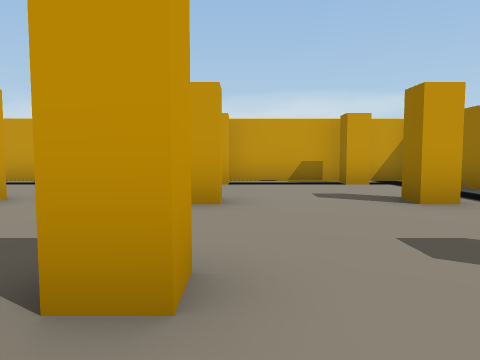
view 1 (above)

21 first-person views from a walk through a Unity game level. The camera is 1.2 m above the floor, tilts 4° down and sees 70° across. The floor is counted in squares, 2 m on a side. Each view is taken from the middle of a square. On the plan, view 1 faces up. The plan holds only what a view shows up to about 10 squares ahead; the rest is blank. The place goes on beyond the plan. Some animated figures are not drawn.

view 2
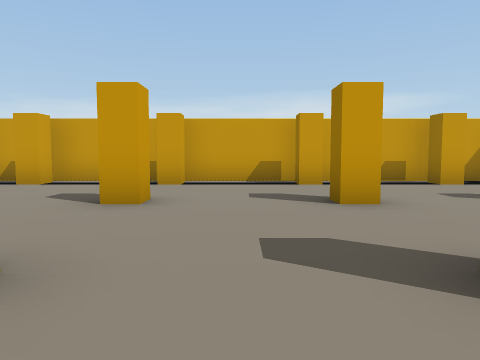

view 3
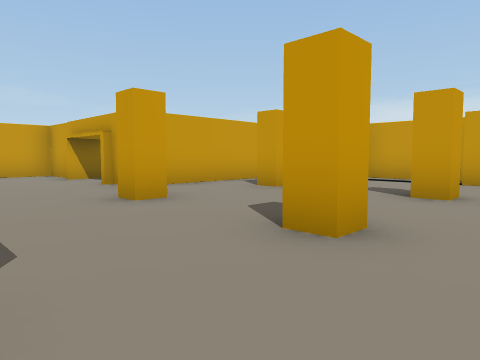

view 4
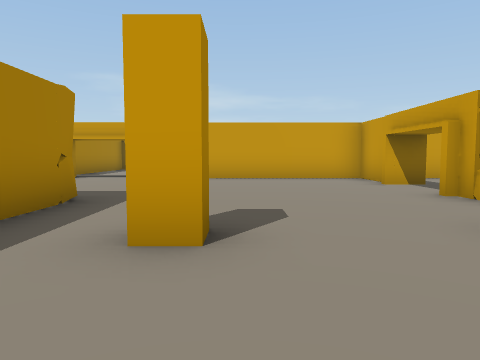

view 5
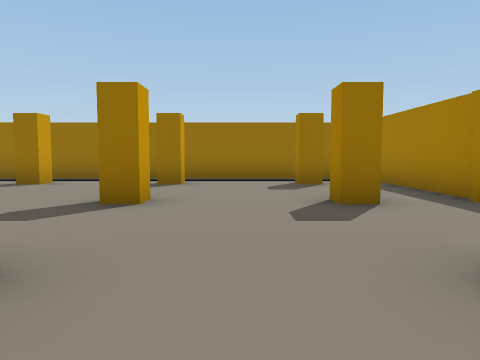

view 6
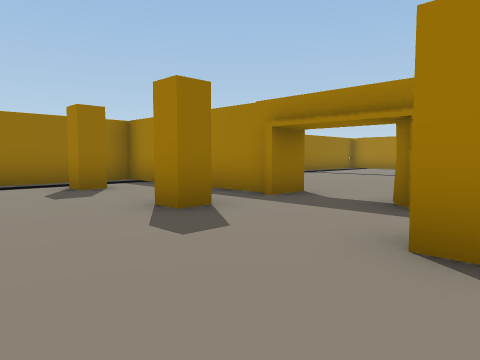

view 7
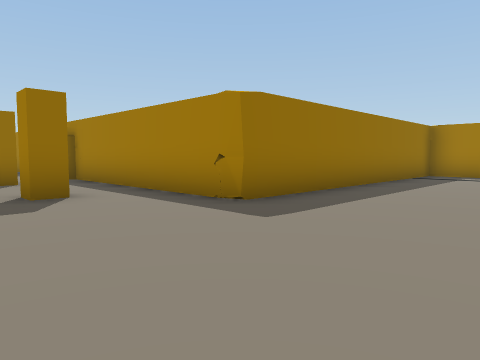

view 8
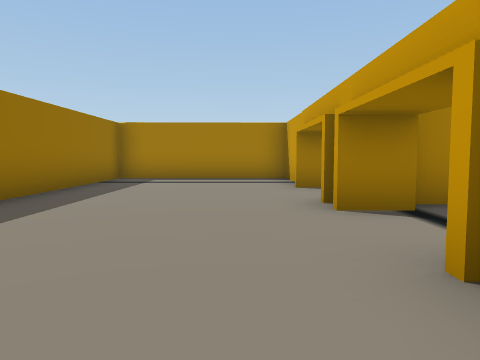

view 9
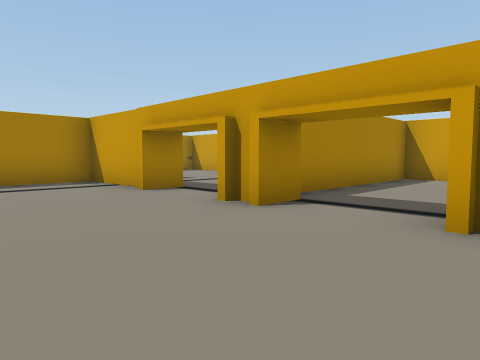

view 10
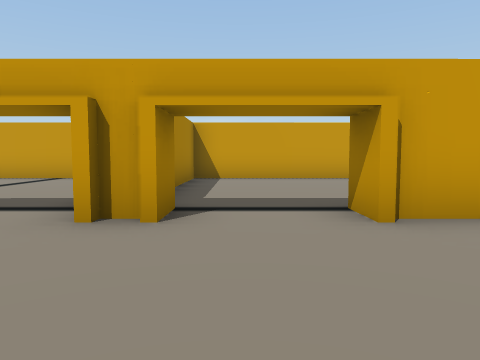

view 11
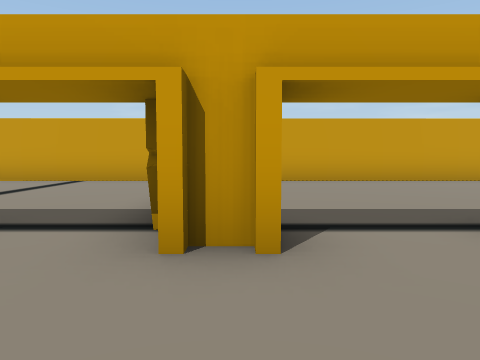

view 12
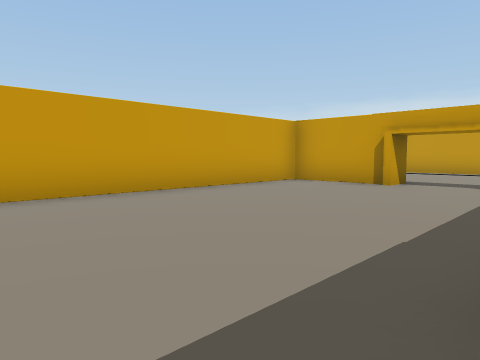

view 13
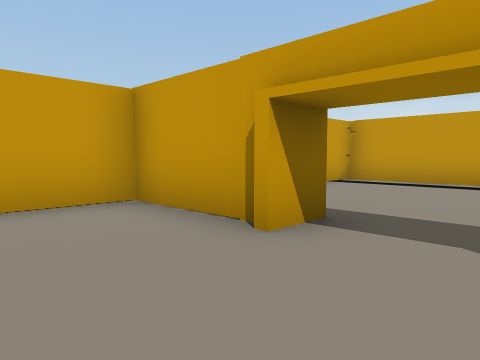

view 14
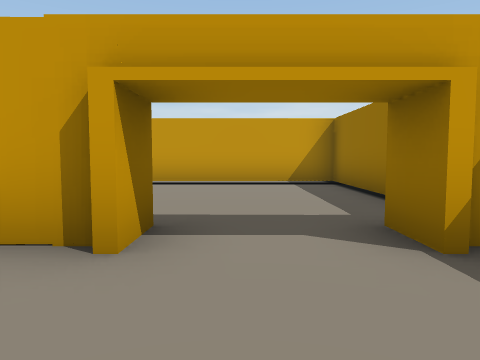

view 15
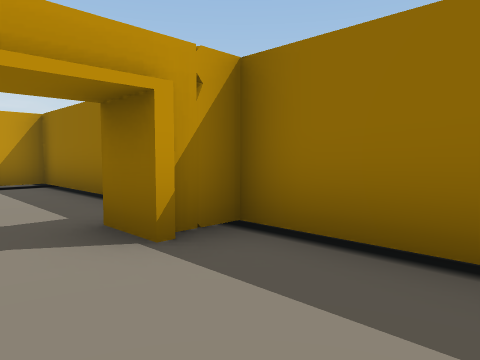

view 16
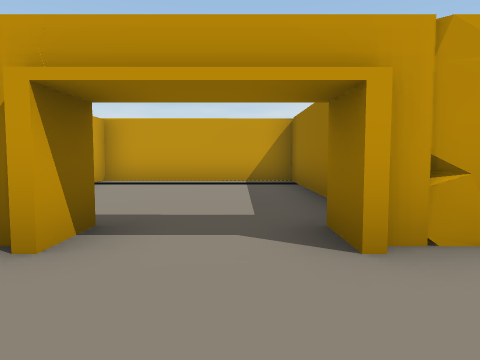

view 17
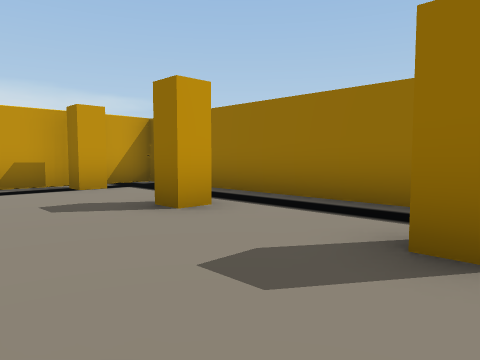

view 18
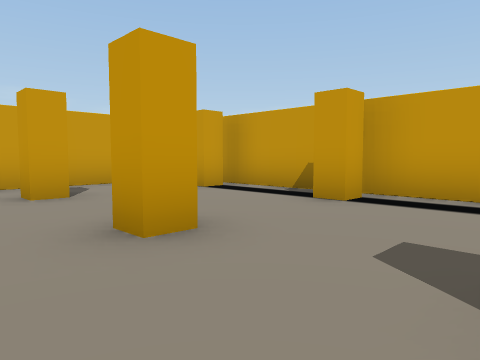

view 19
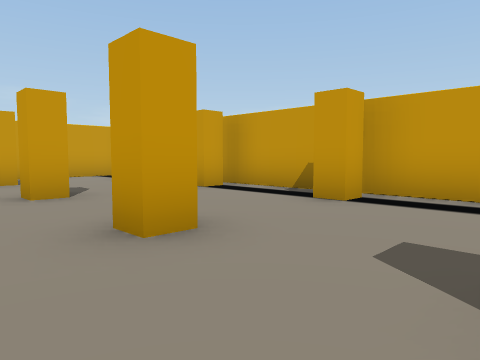

view 20
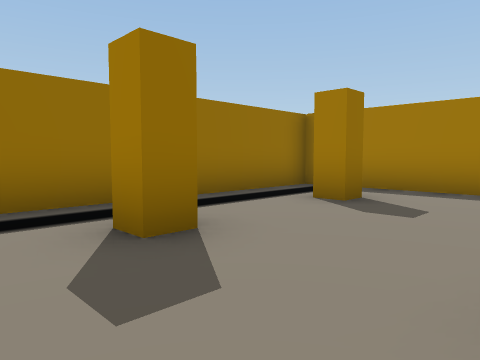

view 21
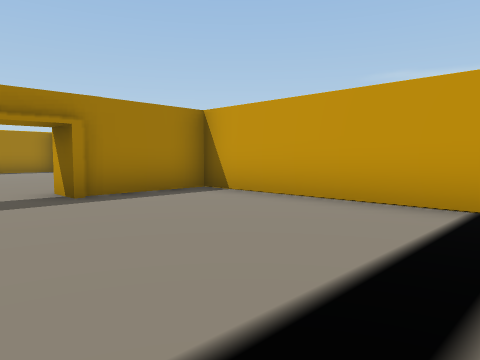

### Floor plan
Points are (right, up) in squares from view 1. A wall is a line through its corners. A room is listed if a view was taken in it or the views show most of it. See-through windows are left out.
Room 1 (views 1, 2, 3, 4, 5, 6, 7, 8, 9, 10, 11, 12, 16, 17, 18, 19, 20)
walls: (-8.8, 4.9) (-8.8, 8.3) (-13.2, 8.3) (-13.2, 7.6); (-0.1, -3.3) (4.2, -3.3) (4.2, 8.3) (-7.9, 8.3); (-11.5, 2.3) (-13.2, 2.3) (-13.2, -3.2); (-8.2, 7) (-8.2, 3); (-13.2, 4.5) (-13.2, 4); (-13.2, -8.9) (-13.2, -11.2) (-8.8, -11.2) (-8.8, -3.3) (-3.5, -3.3)
ways out: opening at (-14.5, -4.5) to room 2; opening at (-14, -8); opening at (-1.5, -4.5)
objects: other object (-13, -6); other object (-9, 2) to (-9, 3); other object (-6, -1); other object (-6, 2); other object (-6, 5); other object (-6, 8); other object (-3, -4); other object (-3, -1); other object (-3, 2); other object (-3, 5); other object (-3, 8); other object (0, -1); other object (0, 2); other object (0, 5); other object (0, 8); other object (3, -1); other object (3, 2); other object (3, 5); other object (3, 8)
Room 2 (views 13, 14, 15)
walls: (-13.7, 0.4) (-13.7, 2.3) (-14.3, 2.3); (-16.9, 2.3) (-19.2, 2.3) (-19.2, -6.2) (-14.1, -6.2)
ways out: opening at (-14.5, -4.5) to room 1; opening at (-15.5, 2) to room 3
Room 3 (view 21)
walls: (-13.7, 5.2) (-13.7, 8.3) (-19.2, 8.3) (-19.2, 2.8) (-17.3, 2.8)
ways out: opening at (-15.5, 2) to room 2
objects: other object (-15, 3)

Where each view was taken, in squares from view 1:
view 1: 0 up, 0 right, facing up
view 2: 0 up, 2 left, facing up
view 3: 1 down, 2 left, facing up-left
view 4: 1 down, 4 left, facing left
view 5: 0 up, 5 left, facing right
view 6: 1 up, 4 left, facing down-right
view 7: 0 up, 12 left, facing down-right
view 8: 2 down, 12 left, facing down
view 9: 3 down, 10 left, facing down-left
view 10: 5 down, 10 left, facing left
view 11: 6 down, 11 left, facing left
view 12: 5 down, 14 left, facing up-left
view 13: 0 up, 15 left, facing up-left
view 14: 0 up, 16 left, facing up
view 15: 0 up, 16 left, facing up-right
view 16: 0 up, 10 left, facing up
view 17: 1 up, 0 right, facing up-right
view 18: 3 up, 1 left, facing up-left
view 19: 3 up, 2 right, facing up-left
view 20: 3 up, 0 right, facing down-right
view 21: 8 up, 15 left, facing down-left
